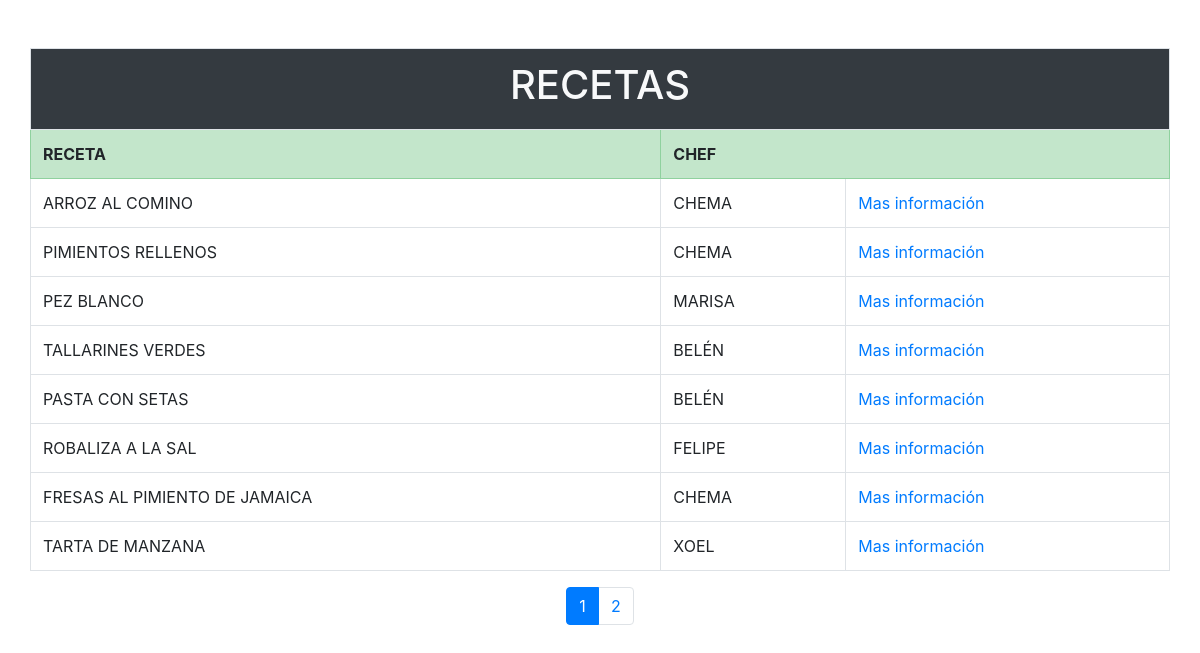
The page /VillarCuadradoHadrianTarea6/listadoRecetas.php on the database its author committed.
### tables this page shows
create table receta
( codigo smallint not null,
nombre varchar(120) not null,
cod_grupo tinyint not null,
dificultad varchar(7) not null,
tiempo tinyint null,
elaboración varchar(300) null,
cod_chef smallint not null,
constraint pk_receta primary key (codigo),
constraint ck_dificultad check (dificultad in ('Fácil','Media','Difícil')),
constraint fk_receta_chef foreign key (cod_chef) references chef(codigo)
);

create table chef
( codigo smallint not null,
nombre varchar(30) not null,
apellido1 varchar(30) not null,
apellido2 varchar(30) null,
nombreartistico varchar(40) null,
sexo char(1) null,
data_nacimiento date null,
localidad varchar(50) null,
cod_provincia char(2) null,
constraint pk_chef primary key (codigo),
constraint ck_sexo check (sexo in ('H','M')),
constraint fk_chef_provincia foreign key (cod_provincia) references provincia(codigo)
);

### VillarCuadradoHadrianTarea6/listadoRecetas.php (the view, shortened to what this page needs)
<!DOCTYPE html>
<html lang="es">
<head>
    <link rel="stylesheet" href="https://stackpath.bootstrapcdn.com/bootstrap/4.5.2/css/bootstrap.min.css">
    <link rel="stylesheet" type="text/css" href="css/estilos.css">
</head>
<body>
    <?php
        $numRegistros = 8;
        $pagina = 1;
        require_once('conectarBD.php');
        $res_query = mysqli_query(
            $db,
            "SELECT * FROM receta"
        );
        $total_registros = mysqli_num_rows($res_query);
        $totalPaginas = ceil($total_registros / $numRegistros);
        $res_query = mysqli_query(
            $db,
            "SELECT receta.nombre as receta, chef.nombre as chef, receta.codigo as codigo
                FROM receta
                INNER JOIN chef ON (receta.cod_chef = chef.codigo)
                LIMIT " . (($pagina - 1) * $numRegistros) . ", $numRegistros "
        );
        echo '<div class="container" id="fondo">';
            echo '<div class="row">';
                echo '<table class="table bg-white table-bordered mt-5" style="width:100%">';
                echo '<th colspan=3 class="table-dark text-light text-center">';
                    echo '<h1>RECETAS</h1>';
                echo '</th>';
                    echo '<tr class="table-success font-weight-bold">';
                        echo '<td>RECETA</td>';
                        echo '<td colspan=2>CHEF</td>';
                    echo '</tr>';
                while ($row = mysqli_fetch_array($res_query)) {
                    echo '<tr>';
                        echo '<td>' . $row['receta'] . '</td>';
                        echo '<td>' . $row['chef'] . '</td>';
                        echo '<td> <a href="fichaReceta.php?receta='.$row['codigo'].'">Mas información</a> </td>';
                    echo '</tr>';
                }
                echo '</table>';
            echo '</div>';
            echo '<nav aria-label="Page navigation example">';
                echo '<ul class="pagination justify-content-center">';
                    for ($i = 0; $i < $totalPaginas; $i++) {
                        if(($i + 1)== $pagina){
                            echo '<li class="page-item active"><a class="page-link" href="listadoRecetas.php?pag=' . ($i + 1) . '">'. ($i + 1) .'</a></li>';
                        }else{
                            echo '<li class="page-item"><a class="page-link" href="listadoRecetas.php?pag=' . ($i + 1) . '">'. ($i + 1) .'</a></li>';
                        }
                    }
                echo '</ul>';
            echo '</nav>';
        echo '</div>';
        ?>
</body>
</html>

### VillarCuadradoHadrianTarea6/css/estilos.css (style rules this page uses)
body { background-image: url("https://www.myfreetextures.com/wp-content/uploads/2015/01/another-grass-texture-background.jpg"); background-repeat: repeat-y; background-size: cover; }

### rows shown on the page
receta: nombre "ARROZ AL COMINO", cod_chef.nombre "CHEMA"
receta: nombre "PIMIENTOS RELLENOS", cod_chef.nombre "CHEMA"
receta: nombre "PEZ BLANCO", cod_chef.nombre "MARISA"
receta: nombre "TALLARINES VERDES", cod_chef.nombre "BELÉN"
receta: nombre "PASTA CON SETAS", cod_chef.nombre "BELÉN"
receta: nombre "ROBALIZA A LA SAL", cod_chef.nombre "FELIPE"
receta: nombre "FRESAS AL PIMIENTO DE JAMAICA", cod_chef.nombre "CHEMA"
receta: nombre "TARTA DE MANZANA", cod_chef.nombre "XOEL"
